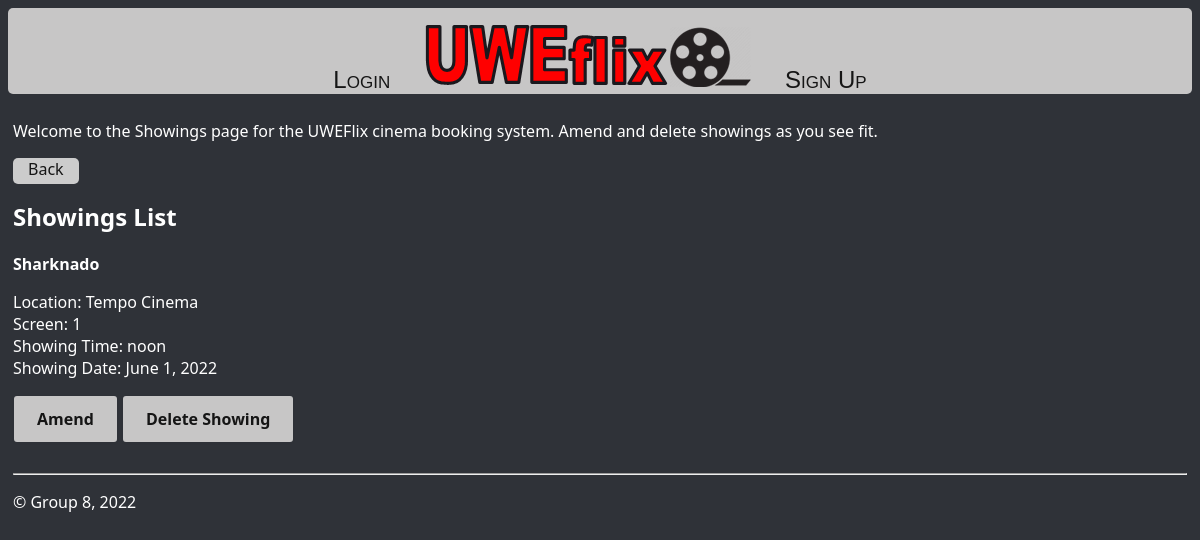
/allShowing/, run on an earlier commit of the app's database.
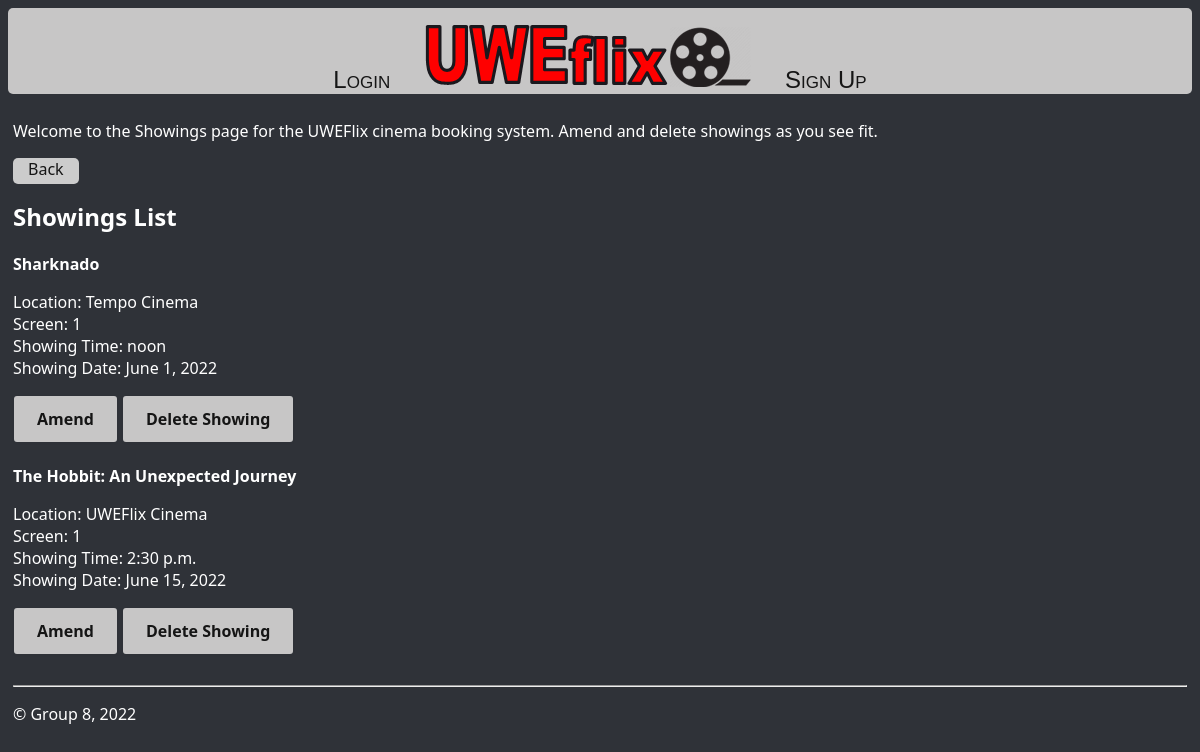
And on a later commit of the database.
### uweflix/models.py (models this page shows)
class Showing(models.Model):
    showing_id = models.UUIDField(primary_key=True, default=uuid.uuid4, editable=False, unique=True)
    showing_time= models.TimeField()
    showing_date = models.DateField()
    film_id = models.ForeignKey(Film, on_delete=models.CASCADE)
    venue_id = models.ForeignKey(Venue, on_delete=models.CASCADE)
    screen_id = models.ForeignKey(Screen, on_delete=models.CASCADE)

class Film(models.Model):
    id = models.UUIDField(primary_key=True, default=uuid.uuid4, editable=False, unique=True)
    title = models.CharField(max_length=50)
    description = models.CharField(max_length=250)
    age_rating =  models.CharField(max_length=3, choices=Age_rating_UK)
    duration = models.DurationField(max_length=8)
    def __str__(self):
	    return self.title

class Venue(models.Model):
    venue_id = models.UUIDField(primary_key=True, default=uuid.uuid4, editable=False, unique=True)
    name =  models.CharField(max_length=25)
    street_address = models.CharField(max_length=100)
    postcode = models.CharField(max_length=8)
    city = models.CharField(max_length=20)
    def __str__(self):
	    return self.name

class Screen(models.Model):
    screen_id = models.UUIDField(primary_key=True, default=uuid.uuid4, editable=False, unique=True)
    venue_id = models.ForeignKey(Venue, on_delete=models.CASCADE)
    screen_num = models.IntegerField(max_length=2)
    capacity = models.IntegerField(max_length=3)
    is_full = models.BooleanField(default=False)
    def __str__(self):
	    return str(self.screen_num)

### uweflix/views.py (the view)
# urls.py: path('allShowing/', views.getAllShowing, name="allShowing"),
def getAllShowing(request):
    showingList = Showing.objects.all()
    return render(request, 'uweflix/allShowing.html', {'showingList': showingList})

### uweflix/templates/uweflix/allShowing.html (shortened to what this page needs)
{% extends "uweflix/layout.html" %}
{% block content %}
    <p>Welcome to the Showings page for the UWEFlix cinema booking system. Amend and delete showings as you see fit.</p>
    <a class = "nevermindButton" href="{% url 'cinemaAdmin' %}">Back</a>
    <h2>Showings List</h2>
{% for showing in showingList %}
    <div class="card">
        <div class="card-header">
        <strong>{{showing.film_id}}</strong>
        </div>
        <div class="card-body">
        <p class="card-text">
            Location: {{showing.venue_id}}
            <br>
            Screen: {{showing.screen_id}}
            <br>
            Showing Time:  {{ showing.showing_time }}
            <br>
            Showing Date:  {{ showing.showing_date }}
            <br>
        </p>
        </div>
        <div class="card-footer text-muted">
            <a class="amendButtons" href="{% url 'amendShowing' showing.showing_id %}">Amend</a>
            <a class="deleteButtons" href="{% url 'deleteShowing' showing.showing_id %}">Delete Showing</a>
        </div>
    </div>
    <br>
    {% endfor %}
{% endblock %}

What changed in the data, as far as the page shows it:
added Showing: film_id "The Hobbit: An Unexpected Journey", venue_id "UWEFlix Cinema", screen_id "1", showing_time "2:30 p.m.", showing_date "June 15, 2022"
